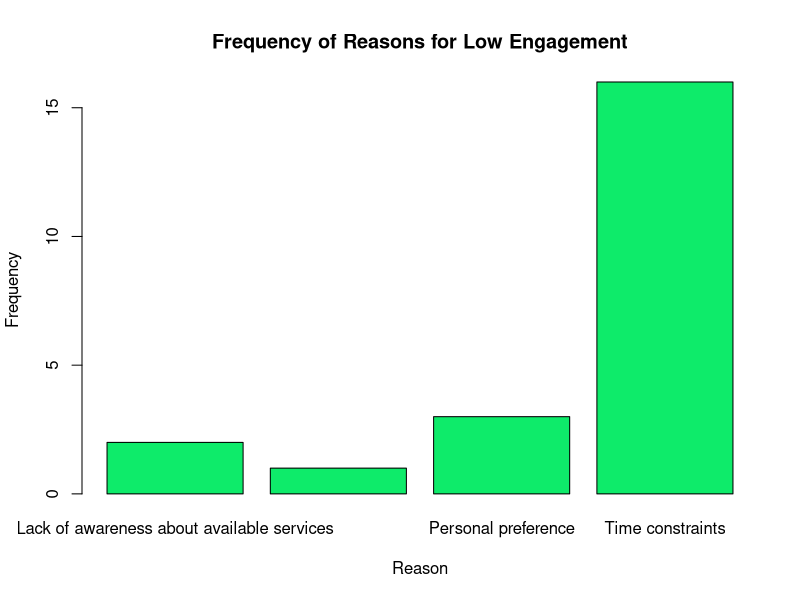
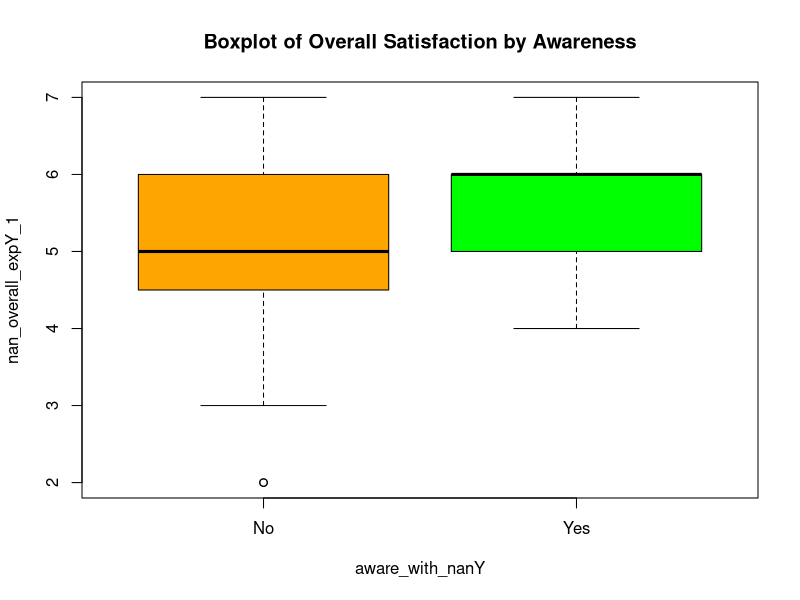
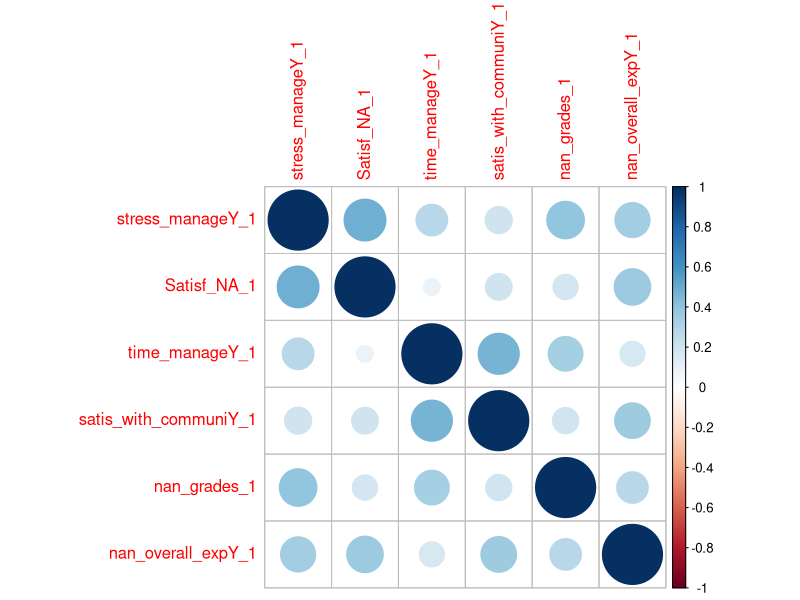
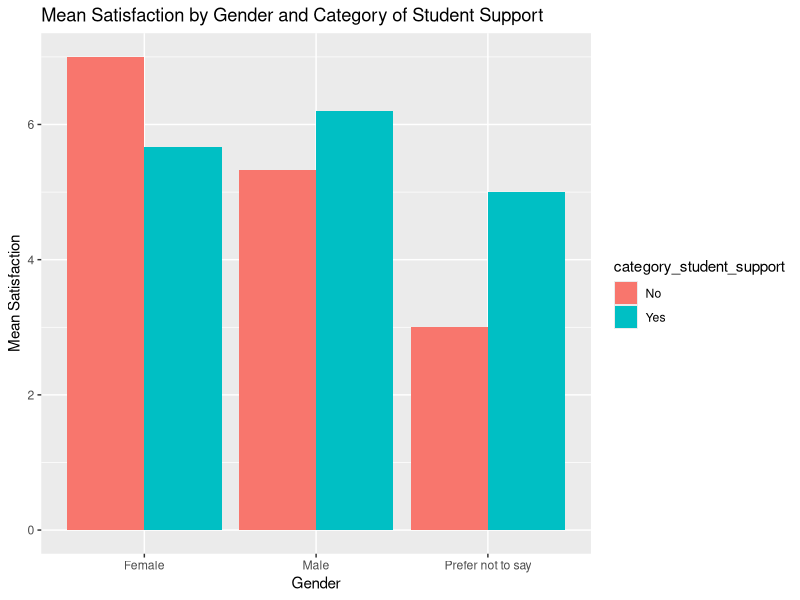
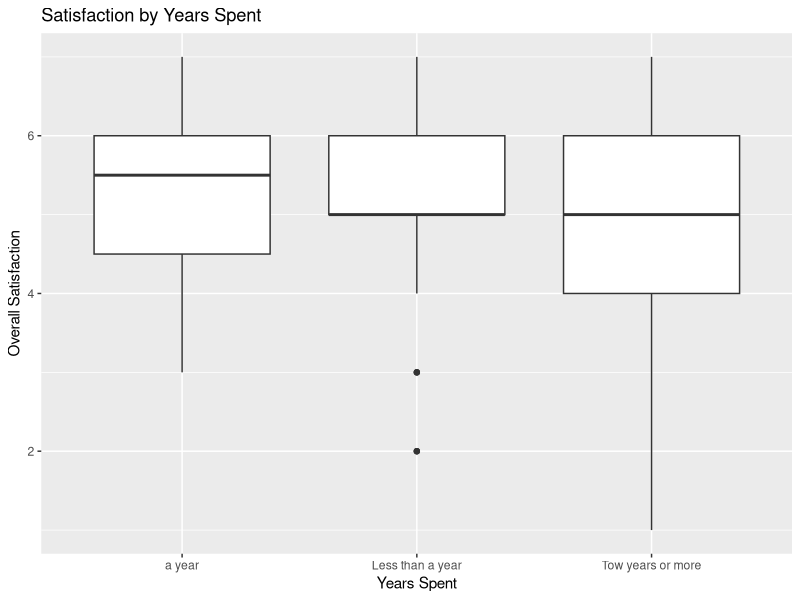
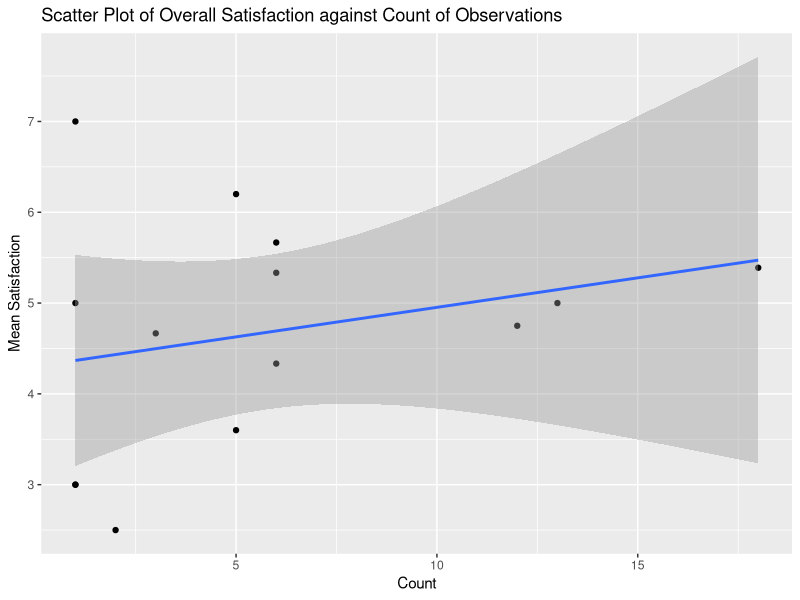
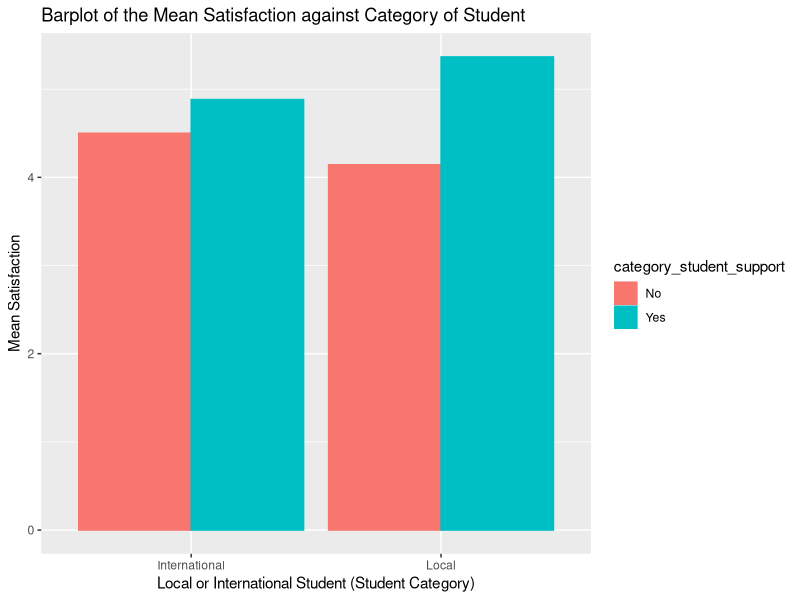

Write the R code that produced these figures, in order.
# importing data
data <- read.csv("project.csv")
View(data)
summary(data)


head(data)
# deleting first 2 colums
new_data <- data[-c(1, 2), ]
View(new_data)


na_count <- sum(is.na(new_data$scl_dpt))
empty_string_count <- sum(new_data$scl_dpt == "")


# deleting evry row that has an empty string in its scl dpt
new_data2 <- subset(new_data, scl_dpt != "")
View(new_data2)


names(data)
library(dplyr)
# deleting unnecessery colums
new_data3 <- new_data2 %>%
    select(
        -StartDate, -EndDate, -Status, -IPAddress, -Progress, -Duration..in.seconds.,
        -Finished, -RecordedDate, -ResponseId, -RecipientLastName, -RecipientFirstName,
        -RecipientLastName, -RecipientEmail, -ExternalReference, -LocationLatitude,
        -LocationLongitude, -DistributionChannel, -UserLanguage
    )
View(new_data3)

# extracting block where there is a high enagagement frequancy
yes_block <- new_data3[new_data3$No_or_YesBlock_1 >= 4, ]
View(yes_block)

# extracting block where there is a low enagagement frequancy
no_block <- new_data3[new_data3$No_or_YesBlock_1 <= 3, ]
View(no_block)

yes_block <- yes_block %>%
    select(
        -reson_on_lack, -reson_on_lack_5_TEXT, -is_nan_positive,
        -satis_on_experience_1, -satis_on_performance_1, -aware_of_nan,
        -if_change_yes_no, -suggest_new_nan
    )
View(yes_block)

no_block <- no_block %>%
    select(
        -Satisf_NA_1, -stress_manageY_1, -time_manageY_1,
        -satis_with_communiY_1, -aware_with_nanY, -nan_grades_1,
        -nan_overall_expY_1, -suggest_new_nanY, -input_for._new_nan
    )
View(no_block)

# turning variables to numeric
yes_block$stress_manageY_1 <- as.numeric(as.character(yes_block$stress_manageY_1))
yes_block$Satisf_NA_1 <- as.numeric(as.character(yes_block$Satisf_NA_1))
yes_block$time_manageY_1 <- as.numeric(as.character(yes_block$time_manageY_1))
yes_block$satis_with_communiY_1 <- as.numeric(as.character(yes_block$satis_with_communiY_1))
yes_block$nan_grades_1 <- as.numeric(as.character(yes_block$nan_grades_1))
yes_block$nan_overall_expY_1 <- as.numeric(as.character(yes_block$nan_overall_expY_1))

no_block$satis_on_experience_1 <- as.numeric(as.character(no_block$satis_on_experience_1))
no_block$satis_on_performance_1 <- as.numeric(as.character(no_block$satis_on_performance_1))

summary(yes_block)

# turning factor variables
no_block$reson_on_lack <- as.factor(no_block$reson_on_lack)
no_block$is_nan_positive <- as.factor(no_block$is_nan_positive)
no_block$aware_of_nan <- as.factor(no_block$aware_of_nan)
no_block$aware_of_nan <- as.factor(no_block$aware_of_nan)
no_block$if_change_yes_no <- as.factor(no_block$if_change_yes_no)

no_block$local_or_inter <- as.factor(no_block$aware_of_nan)
no_block$gender <- as.factor(no_block$gender)
no_block$years_spent <- as.factor(no_block$years_spent)


yes_block$aware_with_nanY <- as.factor(yes_block$aware_with_nanY)
yes_block$aware_with_nanY <- as.factor(yes_block$aware_with_nanY)
yes_block$local_or_inter <- as.factor(yes_block$local_or_inter)
yes_block$gender <- as.factor(yes_block$gender)
yes_block$years_spent <- as.factor(yes_block$years_spent)


summary(yes_block)
summary(no_block)



View(yes_block)
View(no_block)
mean_overall_satisfaction_yes_block <- mean(yes_block$nan_overall_expY_1)
mean_overall_satisfaction_yes_block


mean_overall_satisfaction_no_block <- mean(no_block$satis_on_experience_1)
mean_overall_satisfaction_no_block



# T.TEST
# T.test for overall satisfaction


t.test_overall_experience <- t.test(yes_block$nan_overall_expY_1, no_block$satis_on_experience_1, alternative = "two.sided")
t.test_overall_experience


new_data3$No_or_YesBlock_1 <- as.numeric(new_data3$No_or_YesBlock_1)
class(new_data3$No_or_YesBlock_1)


new_data3 <- new_data3 %>%
    mutate(
        No_or_YesBlock_1 = ifelse(No_or_YesBlock_1 <= 3, "No", "Yes")
    )

View(new_data3)




new_data3 <- new_data3 %>%
    mutate(
        overall_student_satisfaction = ifelse(No_or_YesBlock_1 == "Yes", nan_overall_expY_1, satis_on_experience_1)
    )

new_data3$overall_student_satisfaction <- as.numeric(new_data3$overall_student_satisfaction)
new_data3$overall_student_satisfaction



View(new_data3)


new_data3$No_or_YesBlock_1 <- as.factor(new_data3$No_or_YesBlock_1)


linear_regression <- lm(overall_student_satisfaction ~ No_or_YesBlock_1, data = new_data3)



barplot(table(no_block$reson_on_lack), main = "Frequency of Reasons for Low Engagement", col = "#0eeb6a", xlab = "Reason", ylab = "Frequency")


boxplot(nan_overall_expY_1 ~ aware_with_nanY, data = yes_block, main = "Boxplot of Overall Satisfaction by Awareness", col = c("orange", "green"))



cor_matrix <- cor(yes_block[, c("stress_manageY_1", "Satisf_NA_1", "time_manageY_1", "satis_with_communiY_1", "nan_grades_1", "nan_overall_expY_1")])
corrplot::corrplot(cor_matrix, method = "circle")



summary(linear_regression)


head(new_data3)


# Variable names

print(names(new_data3))


names(new_data3) <- c("consent", "category_student_support", "satisfaction_non-academic-support", "stress_level_support", "time_management_support", "satisfaction_communication_channels", "awareness_support_services", "grade_support_services", "Ysatisfaction_overall_academic_experience", "suggest_new_support", "new_support_suggestion", "reason_for_lack_of_engagement", "other_reasons_for_lack", "will_engagement_impact_performance", "Nsatisfaction_overall_academic_experience", "satisfaction_academic_performance", "awareness_non-academic-support", "prospect_of_engagement_academic_improvement", "suggestion_new_academic_support", "age", "gender", "years_spent", "local_or_inter", "school_department", "major", "overall_student_satisfaction")


print(names(new_data3))

View(new_data3)


cleaned_data <- new_data3[, c(2, 21:26)]
View(cleaned_data)

cleaned_data <- cleaned_data %>%
    mutate(
        local_or_inter = case_when(
            grepl("local", local_or_inter, ignore.case = TRUE) ~ "Local",
            grepl("international", local_or_inter, ignore.case = TRUE) ~ "International"
        )
    )


View(cleaned_data)

cleaned_data2 <- cleaned_data %>%
    group_by(gender, category_student_support, years_spent) %>%
    summarise(
        mean_satisfaction = mean(overall_student_satisfaction),
        median_satisfaction = median(overall_student_satisfaction),
        min_satisfaction = min(overall_student_satisfaction),
        max_satisfaction = max(overall_student_satisfaction),
        count = n()
    )

View(cleaned_data2)


cleaned_data3 <- cleaned_data %>%
    group_by(gender, category_student_support) %>%
    summarise(
        mean_satisfaction = mean(overall_student_satisfaction),
        count = n()
    )


View(cleaned_data3)


cleaned_data4 <- cleaned_data %>%
    group_by(local_or_inter, category_student_support) %>%
    summarise(
        mean_satisfaction = mean(overall_student_satisfaction),
        count = n()
    )


View(cleaned_data4)




# Plotting
library(ggplot2)

ggplot(cleaned_data2, aes(x = gender, y = mean_satisfaction, fill = category_student_support)) +
    geom_bar(stat = "identity", position = "dodge") +
    labs(title = "Mean Satisfaction by Gender and Category of Student Support", x = "Gender", y = "Mean Satisfaction")


ggplot(cleaned_data, aes(x = years_spent, y = overall_student_satisfaction)) +
    geom_boxplot() +
    labs(title = "Satisfaction by Years Spent", x = "Years Spent", y = "Overall Satisfaction")


ggplot(cleaned_data2, aes(x = count, y = mean_satisfaction)) +
    geom_point() +
    labs(title = "Scatter Plot of Overall Satisfaction against Count of Observations", x = "Count", y = "Mean Satisfaction") +
    geom_smooth(
        method = "lm", level = 0.97
    )


ggplot(cleaned_data4, aes(x = local_or_inter, y = mean_satisfaction, color = category_student_support, fill = category_student_support)) +
    geom_bar(stat = "identity", position = "dodge") +
    labs(
        title = "Barplot of the Mean Satisfaction against Category of Student",
        x = "Local or International Student (Student Category)",
        y = "Mean Satisfaction"
    )
